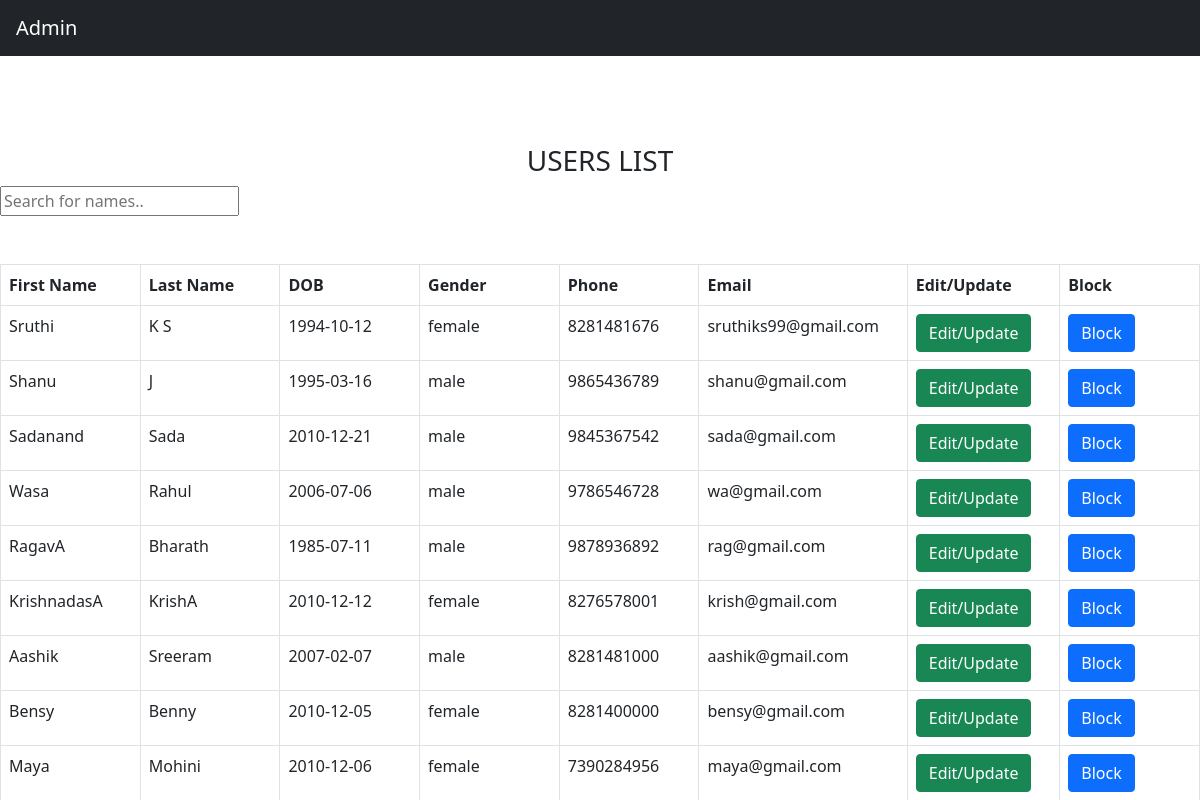
/admin/userlist.php (signed in), run on the app's committed database.
### tables this page shows
CREATE TABLE `tbl_registration` (
  `r_id` int(100) NOT NULL,
  `r_name` varchar(200) NOT NULL,
  `r_lname` varchar(200) NOT NULL,
  `r_address` varchar(200) NOT NULL,
  `r_dob` date NOT NULL,
  `r_gender` varchar(200) NOT NULL,
  `r_phone` varchar(200) NOT NULL,
  `r_email` varchar(200) NOT NULL,
  `r_status` int(10) NOT NULL
);

### admin/userlist.php (the view, shortened to what this page needs)
<?php
include 'adminheader.php';
?>
 <?php
    include ("connect.php");
    $query = " select * from `tbl_registration` where r_status=1 ";
    $result = mysqli_query($con,$query);
?>
                    <div class=""><br><br><br><br><br><br><h3><center>USERS LIST</center></h3>
                    <input type="text" id="myInput" onkeyup="myFunction1()" placeholder="Search for names.."><br><br><br>
                        <table align="center" width="61%"   border="0" class="table table-bordered" id="myTable">
                            <tr>
                                <th width="10%"> First Name </th>
                                <th width="10%"> Last Name </th>
								<th width="10%"> DOB</th>
                                <th width="10%"> Gender </th>
                                <th width="10%"> Phone </th>
                                <th width="10%"> Email </th>
				<th width="10%"> Edit/Update</th>
                                <th width="10%">Block</th>
								</tr>
                            <?php
                                    while($row=mysqli_fetch_assoc($result))
                                    {
										?>
                                    <tr>
                                        <td><?php echo $row['r_name'] ?></td>
                                        <td><?php echo $row['r_lname'] ?></td>
                                        <td><?php echo $row['r_dob']?></td>
										<td><?php echo $row['r_gender'] ?></td>
                                        <td><?php echo $row['r_phone'] ?></td>
                                        <td><?php echo $row['r_email'] ?></td>
					<td><a href= "admincustomer_update.php?r_id=<?php echo $row['r_id']; ?>" class="btn btn-success">Edit/Update</a>
                                        <td>
                                            <a href= "userblock.php?r_id=<?php echo $row['r_id']; ?>">
                                            <button type="button" class="btn btn-primary" id="btn" value="Block" onclick="myFunction()">Block</button>
                                        </a>
                                        </td>
                                    </tr>
                             <?php
									}
                             ?>
                      </table>
                    </div>
</body>
</html

### data on the page
tbl_registration: r_name "Sruthi", r_lname "K S", r_dob "1994-10-12", r_gender "female", r_phone "8281481676", r_email "sruthiks99@gmail.com"
tbl_registration: r_name "Shanu", r_lname "J", r_dob "1995-03-16", r_gender "male", r_phone "9865436789", r_email "shanu@gmail.com"
tbl_registration: r_name "Sadanand", r_lname "Sada", r_dob "2010-12-21", r_gender "male", r_phone "9845367542", r_email "sada@gmail.com"
tbl_registration: r_name "Wasa", r_lname "Rahul", r_dob "2006-07-06", r_gender "male", r_phone "9786546728", r_email "wa@gmail.com"
tbl_registration: r_name "RagavA", r_lname "Bharath", r_dob "1985-07-11", r_gender "male", r_phone "9878936892", r_email "rag@gmail.com"
tbl_registration: r_name "KrishnadasA", r_lname "KrishA", r_dob "2010-12-12", r_gender "female", r_phone "8276578001", r_email "krish@gmail.com"
tbl_registration: r_name "Aashik", r_lname "Sreeram", r_dob "2007-02-07", r_gender "male", r_phone "8281481000", r_email "aashik@gmail.com"
tbl_registration: r_name "Bensy", r_lname "Benny", r_dob "2010-12-05", r_gender "female", r_phone "8281400000", r_email "bensy@gmail.com"
tbl_registration: r_name "Maya", r_lname "Mohini", r_dob "2010-12-06", r_gender "female", r_phone "7390284956", r_email "maya@gmail.com"
